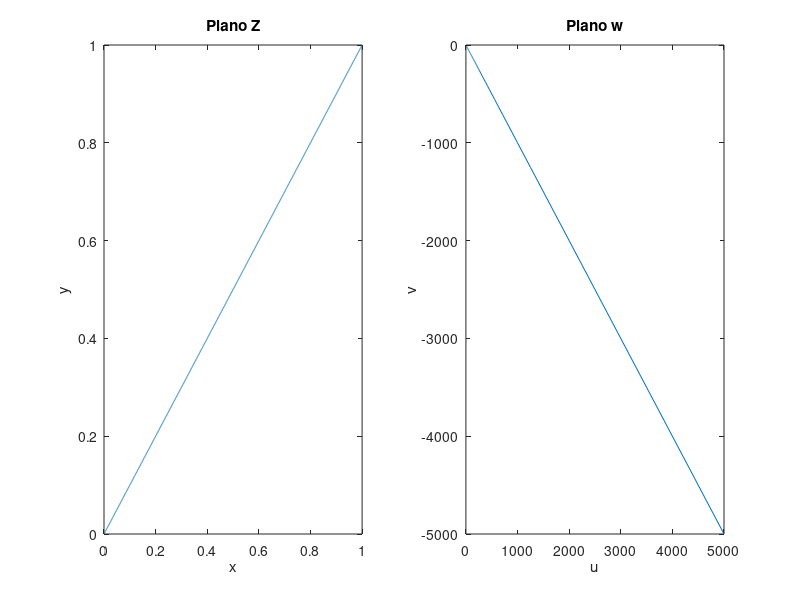
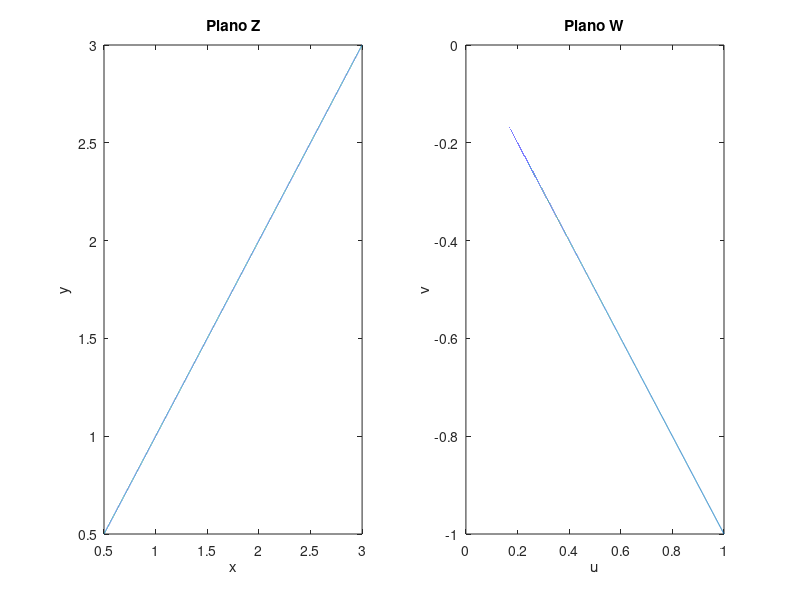
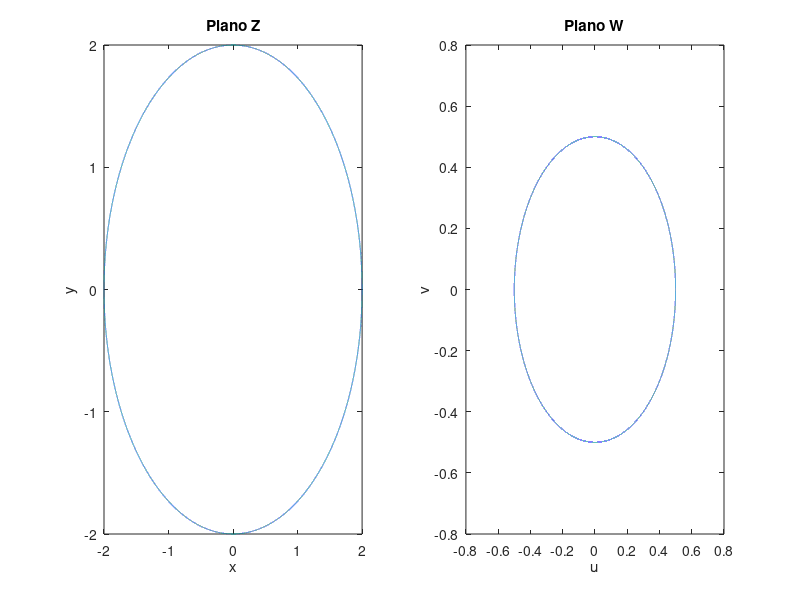
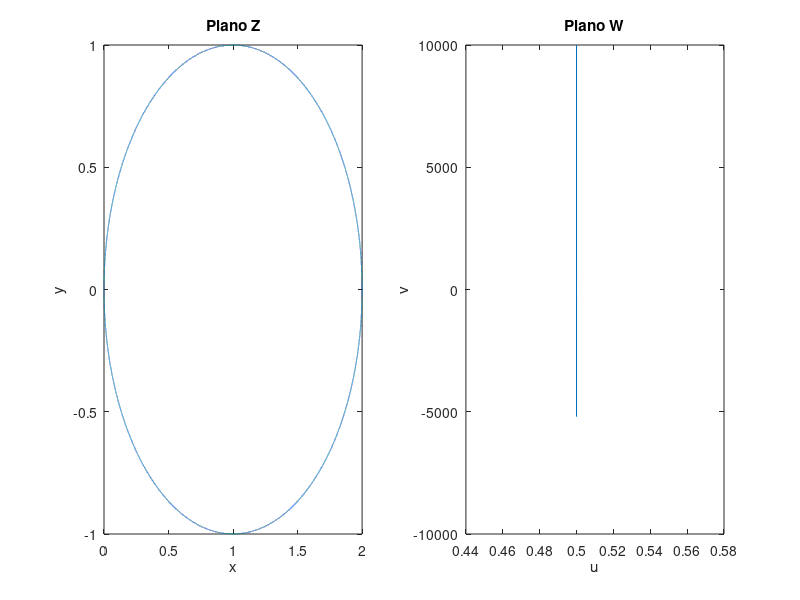

Write the MATLAB code that produced these figures, in order.
%Frecuancia de Muentreo
FS=10000;
%%Recta 1 a)
x=0:1/FS:1;
y=x;
u=1./(2*x);
v=-1./(2*x);
figure 1;
subplot (1,2,1)
plot(x,y);
title('Plano Z')
xlabel('x')
ylabel('y')
subplot (1,2,2)
plot(u,v);
title('Plano w')
xlabel('u')
ylabel('v')

%%Recta 2 b)
x=1/2:1/FS:3;
z=x+x*i;
w=1./z;
figure 2;
subplot (1,2,1)
plot(real(z),imag(z));
title('Plano Z')
xlabel('x')
ylabel('y')
subplot (1,2,2)
plot(real(w),imag(w));
title('Plano W')
xlabel('u')
ylabel('v')


%%Circulo 1 c)
r=2;
a=0:1/FS:2*pi;
z=r*(cos(a)+i*sin(a));
w=1./z;

figure 3;
subplot (1,2,1)
plot(real(z),imag(z));
title('Plano Z')
xlabel('x')
ylabel('y')
subplot (1,2,2)
plot(real(w),imag(w));
title('Plano W')
xlabel('u')
ylabel('v')

%%Circulo 2 d)
r=1;
a=horzcat(0:1/FS:pi-(1/FS),pi+(1/FS):1/FS:2*pi);
z=r*(cos(a)+i*sin(a))+1;
w=1./z;
figure 4;
subplot (1,2,1)
plot(real(z),imag(z));
title('Plano Z')
xlabel('x')
ylabel('y')
subplot (1,2,2)
plot(real(w),imag(w));
title('Plano W')
xlabel('u')
ylabel('v')
